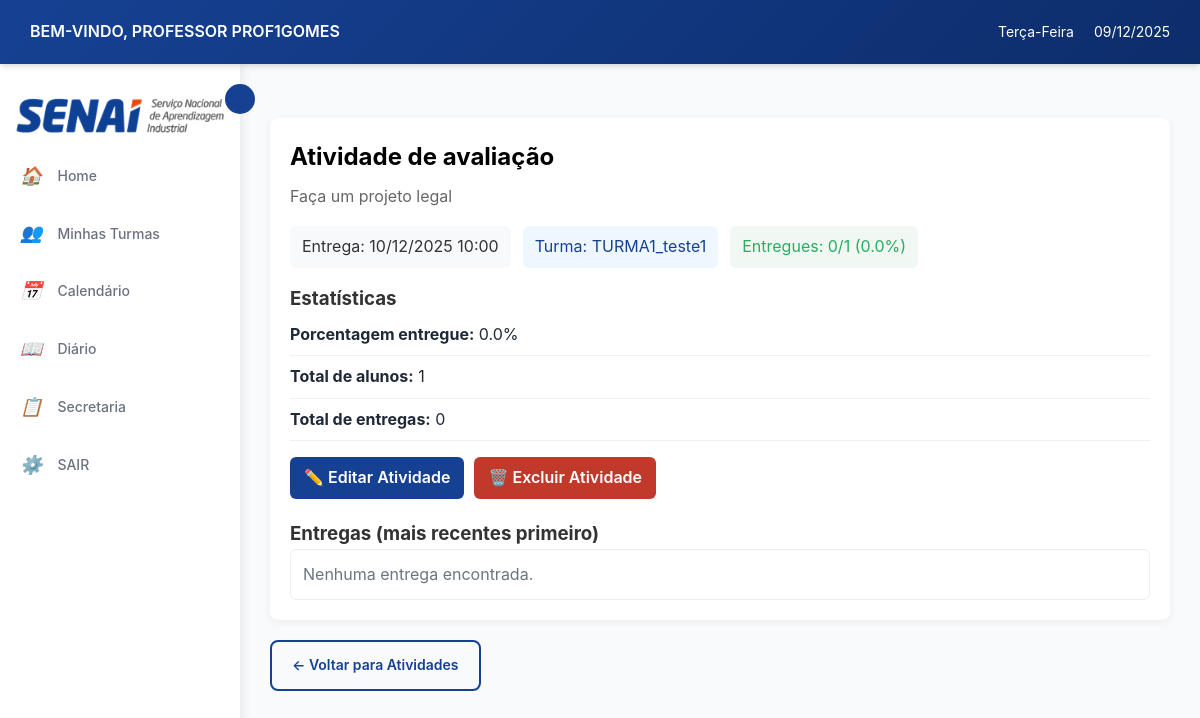
The app's page /professor/turma/1/atividades/4/ (signed in) with its own data.
### login/models.py (models this page shows, shortened)
class Usuario(AbstractUser):
    TIPO_USUARIO = [
        ('aluno', 'Aluno'),
        ('professor', 'Professor'),
        ('secretaria', 'Secretaria'),
    ]
    usuario_id = models.AutoField(primary_key=True)
    nome = models.CharField('Nome', max_length=100, blank=True, null=True)
    sobrenome = models.CharField('Sobrenome', max_length=100, blank=True, null=True)
    email = models.EmailField('E-mail', unique=True, default=None)
    data_nascimento = models.DateField('Data de Nascimento', blank=True, null=True)
    contato = models.CharField(max_length=20, unique=True, blank=True, null=True)
    cpf = models.CharField(max_length=14, unique=True, blank=True, null=True)
    endereco = models.TextField('Endereço', blank=True, null=True)
    tipo = models.CharField(max_length=10, choices=TIPO_USUARIO)
    USERNAME_FIELD = 'email'
    REQUIRED_FIELDS = ['nome','sobrenome','cpf', 'tipo', 'username']
    class Meta:
        db_table = 'Usuario'

### atividades/models.py (models this page shows)
class Atividade(models.Model):
    TIPO_ARQUIVO = [
        ('pdf', 'PDF'),
        ('doc', 'DOC'),
        ('docx', 'DOCX'),
        ('imagem', 'Imagem'),
        ('outro', 'Outro'),
    ]
    atividade_id = models.AutoField(primary_key=True)
    turma = models.ForeignKey('cursos.Turma', on_delete=models.CASCADE)
    tipo = models.ForeignKey(TipoAtividade, on_delete=models.SET_NULL, null=True, blank=True) # Novo campo
    titulo = models.CharField(max_length=200)
    descricao = models.TextField(blank=True, null=True)
    tipo_material = models.CharField(max_length=10, choices=TIPO_ARQUIVO, blank=True, null=True)
    url_material = models.URLField(blank=True, null=True)
    arquivo = models.FileField(upload_to='atividades_files/', blank=True, null=True)
    data_entrega = models.DateTimeField(blank=True, null=True)
    class Meta:
        db_table = 'Atividades'

### cursos/models.py (models this page shows, shortened)
class Turma(models.Model):
    TIPO_AULA = [
        ('presencial', 'Presencial'),
        ('semi', 'Semi-presencial'),
        ('ead', 'EAD'),
    ]
    turma_id = models.AutoField(primary_key=True)
    nome = models.CharField(max_length=100, null=True, blank=True)
    curso = models.ForeignKey(Curso, on_delete=models.CASCADE)
    professor = models.ForeignKey('login.professor', on_delete=models.SET_NULL,  # Ou models.SET_DEFAULT
        null=True,                  # Permite NULL
        blank=True,
        default=None)
    data_inicio = models.DateField()
    data_fim = models.DateField( null=True, blank=True)
    dias_semana = models.CharField(max_length=50)
    entrada_horas = models.CharField(max_length=100, null=True, blank=True)
    saida_horas = models.CharField(max_length=100, null=True, blank=True)
    tipo = models.CharField(max_length=10, choices=TIPO_AULA)
    status = models.BooleanField(default=True)
    class Meta:
        db_table = 'Turma'

### professor/views.py (the view, shortened to what this page needs)
# urls.py: path('turma/<int:turma_id>/atividades/<int:atividade_id>/', views.atividade_detalhe, name='atividade_detalhe'),
@login_required
@professor_required
def atividade_detalhe(request, turma_id, atividade_id):
    professor = get_object_or_404(Professor, usuario=request.user)
    turma = get_object_or_404(Turma, turma_id=turma_id, professor=professor)
    atividade = get_object_or_404(Atividade, atividade_id=atividade_id, turma__turma_id=turma_id)
    entregues = AtividadeEntregue.objects.filter(
        atividade=atividade
    ).select_related('matricula__aluno__usuario').order_by('-data_entrega')
    total_alunos = Matricula.objects.filter(turma=turma).count()
    total_entregues = entregues.count()
    porcentagem = (total_entregues / total_alunos * 100) if total_alunos > 0 else 0
    entregas_info = []
    context = {
        'turma': turma,
        'atividade': atividade,
        'total_alunos': total_alunos,
        'total_entregues': total_entregues,
        'porcentagem': round(porcentagem, 2),
        'entregas_info': entregas_info,
    }
    return render(request, 'professor/atividade_detalhe.html', context)

### professor/templates/professor/atividade_detalhe.html (shortened to what this page needs)
{% extends 'professor/base.html' %}
{% load static %}
{% block content %}
<div style="max-width:980px; margin: 1.5rem auto;">
    <div style="background:white; padding:20px; border-radius:8px; box-shadow:0 2px 8px rgba(0,0,0,0.06);">
        <h2 style="margin:0 0 8px 0; color:#000000; word-wrap: break-word; overflow-wrap: break-word;">{{ atividade.titulo }}</h2>
        <p style="color:#666; margin:0 0 16px 0; word-wrap: break-word; overflow-wrap: break-word;">{{ atividade.descricao }}</p>
        <div style="display:flex; gap:12px; align-items:center; margin-bottom:16px;">
            <div style="padding:8px 12px; background:#f8f9fa; border-radius:6px; color:#333;">Entrega: {{ atividade.data_entrega|date:"d/m/Y H:i" }}</div>
            <div style="padding:8px 12px; background:#eef7ff; border-radius:6px; color:#164193;">Turma: {{ turma.nome }}</div>
            <div style="padding:8px 12px; background:#f1f7f3; border-radius:6px; color:#27ae60;">Entregues: {{ total_entregues }}/{{ total_alunos }} ({{ porcentagem }}%)</div>
        </div>
        <h3 style="margin-top:0; color:#333;">Estatísticas</h3>
        <ul style="list-style:none; padding:0; margin:0 0 16px 0;">
            <li style="padding:8px 0; border-bottom:1px solid #f0f0f0;"><strong>Porcentagem entregue:</strong> {{ porcentagem }}%</li>
            <li style="padding:8px 0; border-bottom:1px solid #f0f0f0;"><strong>Total de alunos:</strong> {{ total_alunos }}</li>
            <li style="padding:8px 0; border-bottom:1px solid #f0f0f0;"><strong>Total de entregas:</strong> {{ total_entregues }}</li>
        </ul>
        <div style="display:flex; gap:10px; margin-top:10px; margin-bottom:20px;">
            <a href="{% url 'professor:editar_atividade' turma.turma_id atividade.atividade_id %}"
            style="padding:8px 14px; background:#164193; color:white; border-radius:6px;
                    text-decoration:none; font-weight:600;">
                ✏️ Editar Atividade
            </a>
            <a href="{% url 'professor:excluir_atividade' turma.turma_id atividade.atividade_id %}"
            style="padding:8px 14px; background:#c0392b; color:white; border-radius:6px;
                    text-decoration:none; font-weight:600;"
            onclick="return confirm('Tem certeza que deseja excluir esta atividade? Essa ação não pode ser desfeita.');">
                🗑️ Excluir Atividade
            </a>
        </div>
        <h3 style="color:#333;">Entregas (mais recentes primeiro)</h3>
        {% if entregas_info %}
        <div style="display:flex; flex-direction:column; gap:8px;">
            {% for e in entregas_info %}
            <div style="padding:12px; background:#fff; border-radius:6px; border:1px solid #eee; display:flex; justify-content:space-between; align-items:center;">
                <div>
                    <div style="font-weight:600;">{{ e.aluno_nome }}</div>
                    <div style="font-size:13px; color:#666;">Entregue em {{ e.data_entrega|date:"d/m/Y H:i" }}</div>
                    {% if e.nota %}<div style="font-size:13px; color:#444;">Nota: {{ e.nota }}</div>{% endif %}
                </div>
                <div style="text-align:right;">
                    <a href="{% url 'professor:atividade_entrega_detalhe' turma.turma_id atividade.atividade_id e.entrega_id %}">
                        📄 Ver Entrega
                    </a>
                </div>
            </div>
            {% endfor %}
        </div>
        {% else %}
        <div style="padding:12px; background:#fff; border-radius:6px; border:1px solid #eee; color:#6c757d;">Nenhuma entrega encontrada.</div>
        {% endif %}
    </div>
    <a class="btn btn-outline-primary" style="margin-top: 20px;"  href="{% url 'professor:listar_atividades' turma.turma_id %}">
            ← Voltar para Atividades
    </a>
</div>
{% endblock %}

### professor/templates/professor/base.html (shortened to what this page needs)
{% load static %}
<!DOCTYPE html>
<html lang="pt-br">
<head>
    <link rel="stylesheet" href="{% static 'professor/css/style.css' %}">
</head>
<body>
    <header class="header">
        <div class="header-left">
            <span class="welcome-text">BEM-VINDO, PROFESSOR {{ user.get_full_name|default:user.username|upper }}</span>
        </div>
        <div class="header-right">
            <span class="weekday" id="currentWeekday"></span>
            <span class="date" id="currentDate"></span>
        </div>
    </header>
    <main class="main-container">
        <aside class="sidebar" id="sidebar">
            <img src="{% static 'professor/img/senai_logo.png' %}" alt="SENAI" id="senai-logo-sidebar">
            <button class="sidebar-toggle" id="sidebarToggle"></button>
            <ul class="sidebar-menu">
                <li>
                    <a href="{% url 'professor:home' %}">
                        <i>🏠</i>
                        <span>Home</span>
                    </a>
                </li>
                <li>
                    <a href="{% url 'professor:listar_cursos' %}">
                        <i>👥</i>
                        <span>Minhas Turmas</span>
                    </a>
                </li>
                <li>
                    <a href="{% url 'professor:calendario' %}">
                        <i>📅</i>
                        <span>Calendário</span>
                    </a>
                </li>
                <li>
                    <a href="{% url 'diario:lista_turmas_diario' %}">
                        <i>📖</i>
                        <span>Diário</span>
                    </a>
                </li>
                <li>
                    <a href="{% url 'solicitacao:solicitacaoList' %}">
                        <i>📋</i>
                        <span>Secretaria</span>
                    </a>
                </li>
                <li>
                    <a href="{% url 'logout' %}">
                        <i>⚙️</i>
                        <span>SAIR</span>
                    </a>
                </li>
            </ul>
        </aside>
        <div class="content-area">
            {% block content %}
            {% endblock %}
        </div>
    </main>
</body>
</html>

### professor/static/professor/css/style.css (style rules this page uses)
:root { --azul-principal: #164193; --azul-escuro: #0d2d6b; --azul-claro: #3D7AFF; --azul-suave: #E8EFFD; --azul: #164193; --laranja: #E7490F; --laranja-claro: #ff6b35; --cinza-escuro: #1F2937; --cinza-medio: #6B7280; --cinza-claro: #9CA3AF; --cinza-borda: #E5E7EB; --bg-claro: #F8FAFC; --branco: #FFFFFF; --verde: #27ae60; --vermelho: #e74c3c; --amarelo: #f39c12; --sombra: 0 4px 6px -1px rgba(0, 0, 0, 0.1), 0 2px 4px -1px rgba(0, 0, 0, 0.06); --sombra-hover: 0 20px 25px -5px rgba(0, 0, 0, 0.1), 0 10px 10px -5px rgba(0, 0, 0, 0.04); }
* { margin: 0; padding: 0; box-sizing: border-box; }
body { font-family: 'Inter', 'Segoe UI', sans-serif; background-color: var(--bg-claro); color: var(--cinza-escuro); line-height: 1.6; display: flex; flex-direction: column; min-height: 100vh; }
.header { display: flex; justify-content: space-between; align-items: center; background: linear-gradient(135deg, var(--azul-principal) 0%, var(--azul-escuro) 100%); color: var(--branco); padding: 12px 30px; box-shadow: var(--sombra); position: sticky; top: 0; z-index: 100; }
.header-left { display: flex; align-items: center; gap: 0px; }
.welcome-text { font-weight: 600; font-size: 16px; }
.header-right { display: flex; align-items: center; gap: 20px; }
.weekday, .date { font-size: 14px; }
.main-container { display: flex; flex: 1; overflow: hidden; }
.sidebar { width: 240px; background-color: var(--branco); box-shadow: 2px 0 10px rgba(0, 0, 0, 0.08); display: flex; flex-direction: column; padding: 20px 0; position: relative; transition: width 0.3s ease; z-index: 90; }
.sidebar-toggle { position: absolute; right: -15px; top: 20px; background-color: var(--azul-principal); border: none; color: var(--branco); width: 30px; height: 30px; border-radius: 50%; cursor: pointer; display: flex; align-items: center; justify-content: center; font-size: 14px; transition: all 0.3s ease; z-index: 101; }
.sidebar-menu { list-style: none; padding: 0; margin-top: 0px; }
.sidebar-menu li { margin: 5px 0; }
.sidebar-menu a { display: flex; align-items: center; gap: 15px; padding: 12px 20px; color: var(--cinza-medio); text-decoration: none; transition: all 0.3s ease; font-size: 14px; font-weight: 500; }
.sidebar-menu a i { font-size: 18px; min-width: 20px; text-align: center; }
.content-area { flex: 1; padding: 30px; overflow-y: auto; background-color: var(--bg-claro); }
.btn { padding: 12px 20px; border-radius: 8px; font-weight: 600; font-size: 14px; cursor: pointer; transition: all 0.3s ease; border: none; display: inline-flex; align-items: center; justify-content: center; gap: 8px; text-decoration: none; }
.btn-outline-primary { background-color: transparent; color: var(--azul-principal); border: 2px solid var(--azul-principal); }

### records on screen
Usuario: get_full_name "PROF1GOMES"
Atividade: titulo "Atividade de avaliação", descricao "Faça um projeto legal", data_entrega "10/12/2025 10:00"
Turma: nome "TURMA1_teste1"

### other values on screen
{{ total_entregues }} "0"
{{ total_alunos }} "1"
{{ porcentagem }} "0.0"
